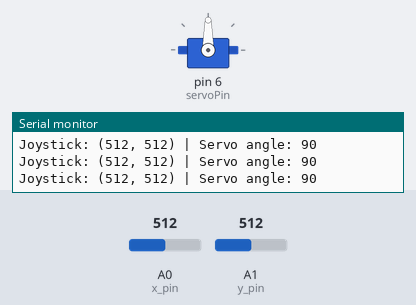
The sketch below on a simulated Arduino Uno, built with avr-gcc and run on an emulated ATmega328P. On the bench: servo, the last lines printed to the serial monitor. The test bench sets the inputs (shaded band); at power-on: A0 (x_pin) = 512, A1 (y_pin) = 512.

Above: at 2.2 s.
2.3 s: A0 (x_pin) set to 716
At 3.2 s:
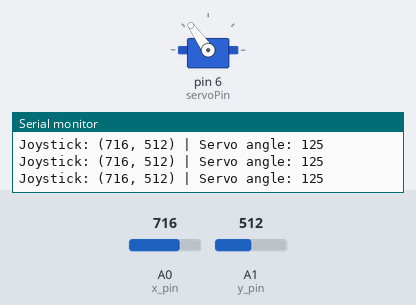
3.8 s: A0 (x_pin) set to 900
At 4.9 s:
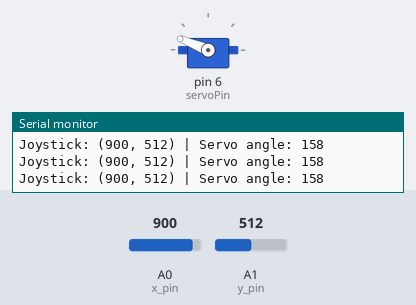
5.3 s: A0 (x_pin) set to 989
At 6.5 s:
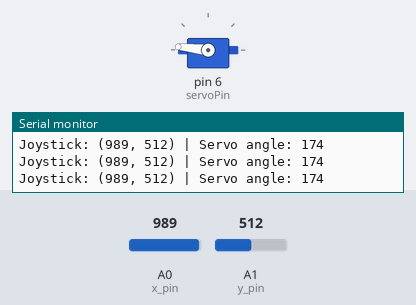
6.8 s: A0 (x_pin) set to 1007
At 8.3 s:
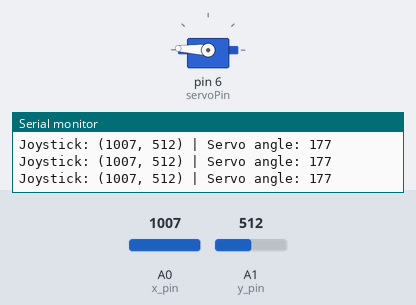
9.8 s: A0 (x_pin) set to 1023
At 10.5 s:
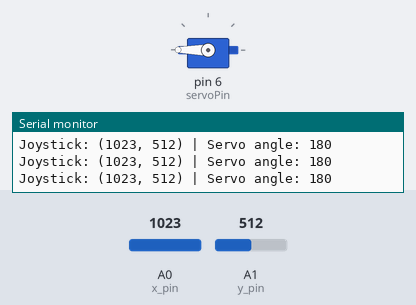
11.3 s: A0 (x_pin) set to 306
At 12.1 s:
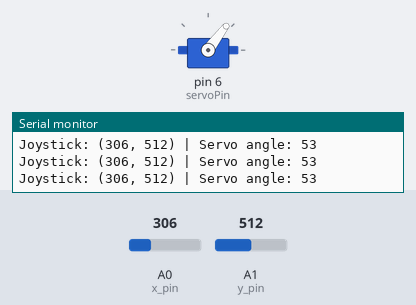
Timing chart, 0 to 13.8 s (numbered marks = the images above; inputs shaded):
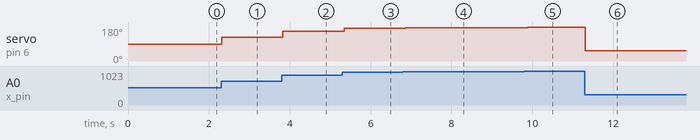

The sketch:

servo.ino
```cpp
#include <Servo.h>
#define x_pin A0
#define y_pin A1
#define hardcoded_vcc A2
#define hardcoded_gnd A3

Servo myServo;

int servoPin = 6;
int angle = 90;          // Start in the middle
int lastAngle = 90;      // For smooth motion

void setup() {
  Serial.begin(9600);
  pinMode(hardcoded_vcc, OUTPUT);
  pinMode(hardcoded_gnd, OUTPUT);
  digitalWrite(hardcoded_vcc, HIGH);
  digitalWrite(hardcoded_gnd, LOW);

  myServo.attach(servoPin);
  myServo.write(angle);
  delay(1000);
}

void loop() {
  int x_val = analogRead(x_pin);
  int y_val = analogRead(y_pin);

  // Map joystick X to servo angle (left-right movement)
  angle = map(x_val, 0, 1023, 0, 180);

  // Optional: dead zone (prevents servo shaking when joystick is near center)
  if (abs(angle - lastAngle) > 2) {
    myServo.write(angle);
    lastAngle = angle;
  }

  Serial.print("Joystick: (");
  Serial.print(x_val);
  Serial.print(", ");
  Serial.print(y_val);
  Serial.print(") | Servo angle: ");
  Serial.println(angle);

  delay(100);
}
```

Measured:
- after the input at 2.3 s, servo on pin 6 (servoPin): 90° → 125° at once
- after the input at 3.8 s, servo on pin 6 (servoPin): 125° → 158° at once
- after the input at 5.3 s, servo on pin 6 (servoPin): 158° → 174° at once
- after the input at 6.8 s, servo on pin 6 (servoPin): 174° → 177° after 0.06 s
- after the input at 9.8 s, servo on pin 6 (servoPin): 177° → 180° after 0.09 s
- after the input at 11.3 s, servo on pin 6 (servoPin): 180° → 53° at once
